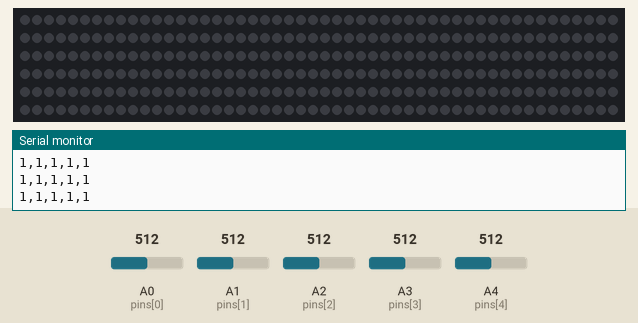
Recording of a sketch running on a simulated Arduino Uno, built with avr-gcc and run on an emulated ATmega328P. Shown: 300 RGB LEDs in strip order, left to right, continuing on the next row, the last lines printed to the serial monitor. Inputs (shaded band) come from the test bench; at power-on: A0 (pins[0]) = 512, A1 (pins[1]) = 512, A2 (pins[2]) = 512, A3 (pins[3]) = 512, A4 (pins[4]) = 512. Dim RGB values are drawn brighter than linear.

Above: at 1.5 s.
1.6 s: A0 (pins[0]) set to 398
3.1 s: A0 (pins[0]) set to 369
At 3.77 s:
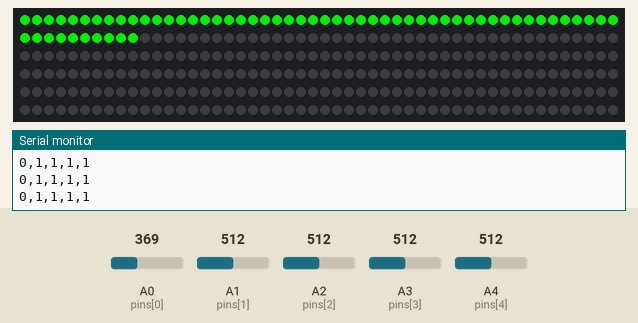
4.9 s: A1 (pins[1]) set to 306
At 5.14 s:
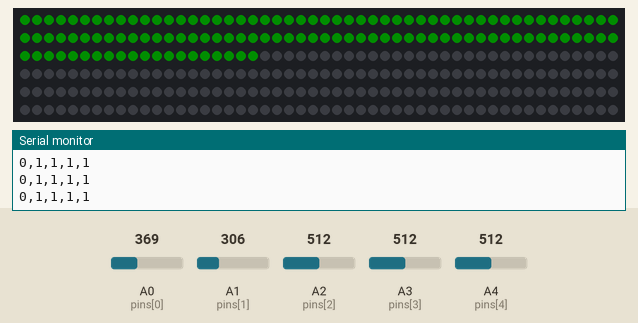
6.6 s: A2 (pins[2]) set to 306
At 6.88 s:
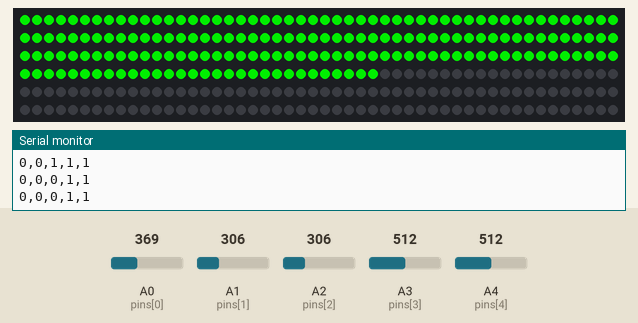
8.3 s: A3 (pins[3]) set to 306
At 9.78 s:
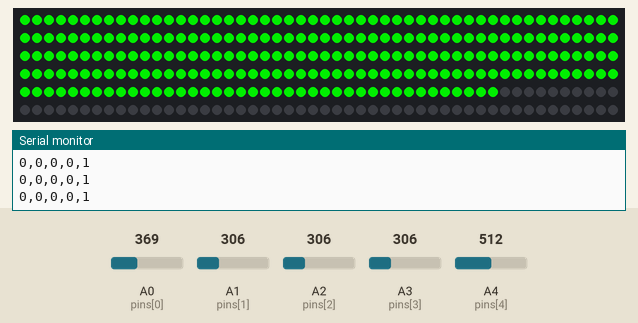
10.0 s: A4 (pins[4]) set to 395
11.5 s: A4 (pins[4]) set to 362
At 12.77 s:
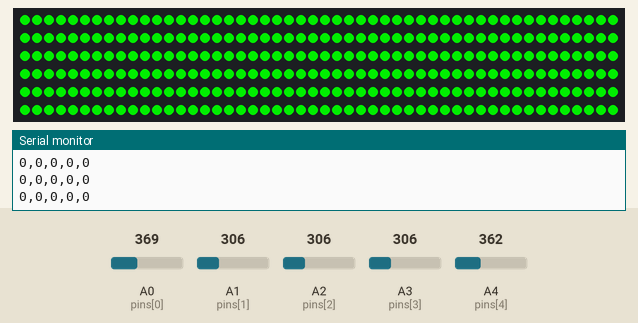

Measured:
- the behaviour switches between 381 and 380 on A0 (pins[0]) (found by bisection; images 0 and 1)
- the behaviour switches between 381 and 380 on A4 (pins[4]) (found by bisection; images 4 and 5)
- after the input at 3.1 s, the LEDs: first change after 0.23 s (image 1 shows a later state)
- after the input at 11.5 s, the LEDs: first differ from a run without the input after 0.17 s (image 5 shows a later state)

The sketch:

Combi-.ino
```cpp
#include <FastLED.h>

/* ================= WS2812B STRIP ================= */
#define LED_PIN       5
#define LED_TYPE      WS2812B
#define COLOR_ORDER   GRB
#define NUM_LEDS      300       // total LEDs
#define BRIGHTNESS    200       // overall cap (0-255)

CRGB leds[NUM_LEDS];

/* ====== Segments ====== */
const int SEG_COUNT = 5;
const int SEG_LEN   = 60;       // 300 / 5 = 60

// breathing control: smaller = slower, larger = faster
int BREATH_SPEED = 20;

/* ================= ANALOG SENSORS (original) ================= */
const int NUM_SENSORS = 5;
const int pins[NUM_SENSORS] = {A0, A1, A2, A3, A4};

// smoothing
const int N = 8;
static long acc[NUM_SENSORS];
static int  buf[NUM_SENSORS][N];
static int  idx = 0;

// hysteresis
const int TH_LOW  = 380;
const int TH_HIGH = 420;
static int state[NUM_SENSORS]; // 0=covered, 1=not-covered

/* ================= HELPERS ================= */
inline void fillSegment(int segIdx, const CRGB& color) {
  int start = segIdx * SEG_LEN;
  int endEx = start + SEG_LEN;      // exclusive end
  for (int i = start; i < endEx; i++) {
    leds[i] = color;
  }
}

/* ================= SETUP ================= */
void setup() {
  // LED setup
  delay(300);
  FastLED.addLeds<LED_TYPE, LED_PIN, COLOR_ORDER>(leds, NUM_LEDS)
         .setCorrection(TypicalLEDStrip);
  FastLED.setBrightness(BRIGHTNESS);
  fill_solid(leds, NUM_LEDS, CRGB::Black);
  FastLED.show();

  // Sensors (original behavior)
  Serial.begin(9600);  // keep 9600 for p5
  analogReference(DEFAULT);

  // init buffers/state
  for (int i = 0; i < NUM_SENSORS; i++) {
    int v = analogRead(pins[i]);
    for (int k = 0; k < N; k++) buf[i][k] = v;
    acc[i] = (long)v * N;
    state[i] = (v >= TH_HIGH) ? 1 : 0;
  }
}

/* ================= LOOP ================= */
void loop() {
  /* ---- SENSORS: smoothing and hysteresis (original) ---- */
  for (int i = 0; i < NUM_SENSORS; i++) {
    int raw = analogRead(pins[i]);
    acc[i] -= buf[i][idx];
    buf[i][idx] = raw;
    acc[i] += raw;
  }
  idx = (idx + 1) % N;

  for (int i = 0; i < NUM_SENSORS; i++) {
    int avg = acc[i] / N;
    if (state[i] == 0 && avg >= TH_HIGH) state[i] = 1;       // rising
    else if (state[i] == 1 && avg <= TH_LOW) state[i] = 0;   // falling
  }

  /* ---- LED RENDER: per-segment breathing if covered ---- */
  // one shared breathing value (you can make it per-segment if desired)
  uint8_t breath = beatsin8(BREATH_SPEED, 0, 255);  // 0–255 sine
  // optional minimum so “covered” isn’t completely dark at bottom of the breath
  uint8_t g = qadd8(breath, 10); // adds a small floor (10), capped at 255

  for (int s = 0; s < SEG_COUNT; s++) {
    if (state[s] == 0) {
      // covered -> pulse green
      fillSegment(s, CRGB(0, g, 0));
    } else {
      // not covered -> off
      fillSegment(s, CRGB::Black);
    }
  }

  FastLED.show();

  /* ---- SERIAL OUTPUT (original CSV line) ---- */
  Serial.print(state[0]); Serial.print(',');
  Serial.print(state[1]); Serial.print(',');
  Serial.print(state[2]); Serial.print(',');
  Serial.print(state[3]); Serial.print(',');
  Serial.println(state[4]);

  delay(30); // ~33 Hz update, matches your original
}
```
